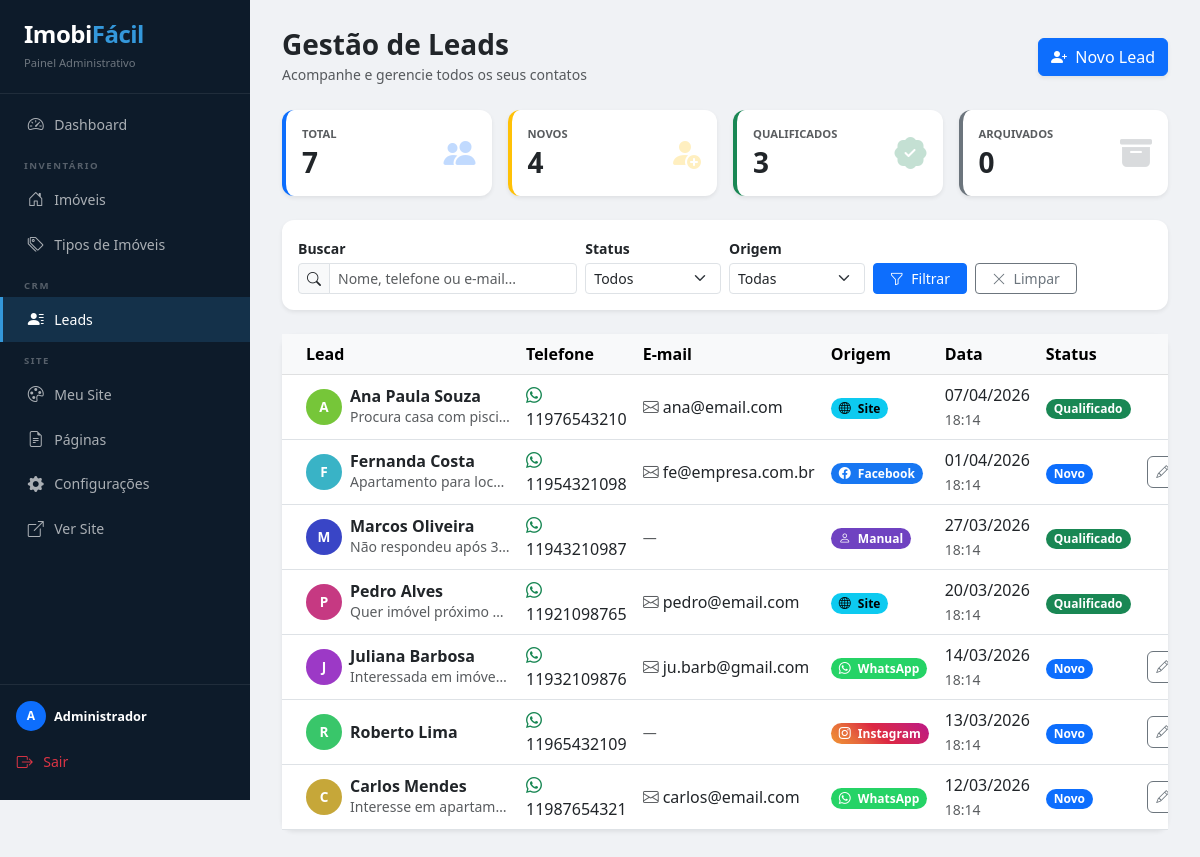
/admin/leads/ (signed in), run on the app's committed database.
### app/models.py (models this page shows, shortened)
class Usuario(db.Model, UserMixin):
    __tablename__ = 'usuarios'
    id             = db.Column(db.Integer, primary_key=True)
    imobiliaria_id = db.Column(db.Integer, db.ForeignKey('imobiliarias.id'), nullable=False)
    nome           = db.Column(db.String(100), nullable=False)
    email          = db.Column(db.String(120), unique=True, nullable=False)
    senha_hash     = db.Column(db.String(256))

class Lead(db.Model):
    __tablename__ = 'leads'
    id             = db.Column(db.Integer, primary_key=True)
    imobiliaria_id = db.Column(db.Integer, db.ForeignKey('imobiliarias.id'), nullable=False)
    nome     = db.Column(db.String(100), nullable=False)
    telefone = db.Column(db.String(20),  nullable=False)
    email    = db.Column(db.String(120))
    origem  = db.Column(db.String(30), default='Manual')
    status  = db.Column(db.String(30), default='Novo')
    mensagem = db.Column(db.Text)
    data_contato = db.Column(db.DateTime, default=datetime.utcnow)

### app/leads/routes.py (the view, shortened to what this page needs)
@leads_bp.route('/')
@login_required
def listar_leads():
    status_filtro = request.args.get('status', '')
    origem_filtro = request.args.get('origem', '')
    busca         = request.args.get('busca', '').strip()
    query = Lead.query.filter_by(imobiliaria_id=current_user.imobiliaria_id)
    if status_filtro:
        query = query.filter(Lead.status == status_filtro)
    if origem_filtro:
        query = query.filter(Lead.origem == origem_filtro)
    page       = request.args.get('page', 1, type=int)
    pagination = query.order_by(Lead.data_contato.desc()).paginate(page=page, per_page=15, error_out=False)
    leads      = pagination.items
    totais = {
        'total':       Lead.query.filter_by(imobiliaria_id=current_user.imobiliaria_id).count(),
        'novo':        Lead.query.filter_by(imobiliaria_id=current_user.imobiliaria_id, status='Novo').count(),
        'qualificado': Lead.query.filter_by(imobiliaria_id=current_user.imobiliaria_id, status='Qualificado').count(),
        'arquivado':   Lead.query.filter_by(imobiliaria_id=current_user.imobiliaria_id, status='Arquivado').count(),
    }
    return render_template(
        'admin/leads/listar_leads.html',
        leads=leads,
        pagination=pagination,
        totais=totais,
        status_filtro=status_filtro,
        origem_filtro=origem_filtro,
        busca=busca
    )

### app/templates/admin/leads/listar_leads.html (shortened to what this page needs)
{% extends 'admin/base.html' %}
{% from '_macros.html' import paginacao %}
{% block content %}
<div class="d-flex justify-content-between align-items-center mb-4">
    <div>
        <h2 class="h3 fw-bold mb-0">Gestão de Leads</h2>
        <small class="text-muted">Acompanhe e gerencie todos os seus contatos</small>
    </div>
    <a href="{{ url_for('leads.novo_lead') }}" class="btn btn-primary shadow-sm">
        <i class="bi bi-person-plus-fill me-1"></i> Novo Lead
    </a>
</div>
<div class="row g-3 mb-4">
    <div class="col-6 col-md-3">
        <div class="card card-stat p-3 shadow-sm h-100" style="border-left: 4px solid #0d6efd !important;">
            <div class="d-flex justify-content-between align-items-center">
                <div>
                    <p class="text-muted small mb-1 text-uppercase fw-bold" style="font-size:.7rem;">Total</p>
                    <h3 class="fw-bold mb-0">{{ totais.total }}</h3>
                </div>
                <i class="bi bi-people-fill fs-2 text-primary opacity-25"></i>
            </div>
        </div>
    </div>
    <div class="col-6 col-md-3">
        <div class="card card-stat p-3 shadow-sm h-100" style="border-left: 4px solid #ffc107 !important;">
            <div class="d-flex justify-content-between align-items-center">
                <div>
                    <p class="text-muted small mb-1 text-uppercase fw-bold" style="font-size:.7rem;">Novos</p>
                    <h3 class="fw-bold mb-0">{{ totais.novo }}</h3>
                </div>
                <i class="bi bi-person-fill-add fs-2 text-warning opacity-25"></i>
            </div>
        </div>
    </div>
    <div class="col-6 col-md-3">
        <div class="card card-stat p-3 shadow-sm h-100" style="border-left: 4px solid #198754 !important;">
            <div class="d-flex justify-content-between align-items-center">
                <div>
                    <p class="text-muted small mb-1 text-uppercase fw-bold" style="font-size:.7rem;">Qualificados</p>
                    <h3 class="fw-bold mb-0">{{ totais.qualificado }}</h3>
                </div>
                <i class="bi bi-patch-check-fill fs-2 text-success opacity-25"></i>
            </div>
        </div>
    </div>
    <div class="col-6 col-md-3">
        <div class="card card-stat p-3 shadow-sm h-100" style="border-left: 4px solid #6c757d !important;">
            <div class="d-flex justify-content-between align-items-center">
                <div>
                    <p class="text-muted small mb-1 text-uppercase fw-bold" style="font-size:.7rem;">Arquivados</p>
                    <h3 class="fw-bold mb-0">{{ totais.arquivado }}</h3>
                </div>
                <i class="bi bi-archive-fill fs-2 text-secondary opacity-25"></i>
            </div>
        </div>
    </div>
</div>
<div class="card shadow-sm border-0 mb-4">
    <div class="card-body p-3">
        <form method="GET" class="row g-2 align-items-end">
            <div class="col-12 col-md-4">
                <label class="form-label small fw-bold mb-1">Buscar</label>
                <div class="input-group input-group-sm">
                    <span class="input-group-text bg-light"><i class="bi bi-search"></i></span>
                    <input type="text" name="busca" class="form-control"
                           placeholder="Nome, telefone ou e-mail..."
                           value="{{ busca }}">
                </div>
            </div>
            <div class="col-6 col-md-2">
                <label class="form-label small fw-bold mb-1">Status</label>
                <select name="status" class="form-select form-select-sm">
                    <option value="">Todos</option>
                </select>
            </div>
            <div class="col-6 col-md-2">
                <label class="form-label small fw-bold mb-1">Origem</label>
                <select name="origem" class="form-select form-select-sm">
                    <option value="">Todas</option>
                </select>
            </div>
            <div class="col-12 col-md-4 d-flex gap-2">
                <button type="submit" class="btn btn-primary btn-sm px-3">
                    <i class="bi bi-funnel me-1"></i> Filtrar
                </button>
                <a href="{{ url_for('leads.listar_leads') }}" class="btn btn-outline-secondary btn-sm px-3">
                    <i class="bi bi-x-lg me-1"></i> Limpar
                </a>
            </div>
        </form>
    </div>
</div>
<div class="card shadow-sm border-0">
    <div class="card-body p-0">
        {% if leads %}
        <div class="table-responsive">
            <table class="table table-hover table-leads mb-0">
                <thead class="table-light">
                    <tr>
                        <th class="ps-4" style="width:22%;">Lead</th>
                        <th style="width:14%;">Telefone</th>
                        <th style="width:20%;">E-mail</th>
                        <th style="width:11%;">Origem</th>
                        <th style="width:12%;">Data</th>
                        <th style="width:10%;">Status</th>
                        <th class="text-end pe-4" style="width:11%;">Ações</th>
                    </tr>
                </thead>
                <tbody>
                    {% for lead in leads %}
                    <tr id="row-{{ lead.id }}">
                        <td class="ps-4">
                            <div class="d-flex align-items-center gap-2">
                                <div class="rounded-circle d-flex align-items-center justify-content-center text-white fw-bold"
                                     style="width:36px;height:36px;font-size:.85rem;
                                            background: hsl({{ (lead.id * 47) % 360 }}, 55%, 50%);">
                                    {{ lead.nome[0].upper() if lead.nome else '?' }}
                                </div>
                                <div>
                                    <div class="fw-bold lh-sm">{{ lead.nome or '—' }}</div>
                                    {% if lead.mensagem %}
                                    <small class="text-muted text-truncate d-block" style="max-width:160px;"
                                           title="{{ lead.mensagem }}">
                                        {{ lead.mensagem }}
                                    </small>
                                    {% endif %}
                                </div>
                            </div>
                        </td>
                        <td>
                            {% if lead.telefone %}
                            <a href="https://wa.me/55{{ lead.telefone | replace(' ','') | replace('-','') | replace('(','') | replace(')','') }}"
                               target="_blank" class="text-decoration-none text-dark"
                               title="Abrir no WhatsApp">
                                <i class="bi bi-whatsapp text-success me-1"></i>{{ lead.telefone }}
                            </a>
                            {% else %}—{% endif %}
                        </td>
                        <td>
                            {% if lead.email %}
                            <a href="mailto:{{ lead.email }}" class="text-decoration-none text-dark text-truncate d-block"
                               style="max-width:180px;" title="{{ lead.email }}">
                                <i class="bi bi-envelope me-1 text-muted"></i>{{ lead.email }}
                            </a>
                            {% else %}<span class="text-muted small">—</span>{% endif %}
                        </td>
                        <td>
                            <span class="badge rounded-pill badge-origem-{{ lead.origem }} px-2 py-1">
                                {% if lead.origem == 'WhatsApp' %}<i class="bi bi-whatsapp me-1"></i>
                                {% elif lead.origem == 'Facebook' %}<i class="bi bi-facebook me-1"></i>
                                {% elif lead.origem == 'Instagram' %}<i class="bi bi-instagram me-1"></i>
                                {% elif lead.origem == 'Site' %}<i class="bi bi-globe me-1"></i>
                                {% else %}<i class="bi bi-person me-1"></i>{% endif %}
                                {{ lead.origem }}
                            </span>
                        </td>
                        <td>
                            <span title="{{ lead.data_contato.strftime('%d/%m/%Y %H:%M') if lead.data_contato }}">
                                {{ lead.data_contato.strftime('%d/%m/%Y') if lead.data_contato else '—' }}
                            </span>
                            <br>
                            <small class="text-muted">
                                {{ lead.data_contato.strftime('%H:%M') if lead.data_contato else '' }}
                            </small>
                        </td>
                        <td>
                            <span class="badge rounded-pill badge-status-{{ lead.status }} px-2 py-1"
                                  id="badge-status-{{ lead.id }}">
                                {{ lead.status }}
                            </span>
                        </td>
                        <td class="text-end pe-4">
                            <div class="d-flex justify-content-end gap-1">
                                <a href="{{ url_for('leads.editar_lead', id=lead.id) }}"
                                   class="btn btn-acao btn-outline-secondary"
                                   title="Editar lead">
                                    <i class="bi bi-pencil" style="font-size:.8rem;"></i>
                                </a>
                            </div>
                        </td>
                    </tr>
                    {% endfor %}
                </tbody>
            </table>
        </div>
        {% endif %}
    </div>
</div>
{% endblock %}

### app/templates/admin/base.html (shortened to what this page needs)
<!DOCTYPE html>
<html lang="pt-br">
<head>
    <link href="https://cdn.jsdelivr.net/npm/bootstrap@5.3.0/dist/css/bootstrap.min.css" rel="stylesheet">
    <link rel="stylesheet" href="https://cdn.jsdelivr.net/npm/bootstrap-icons@1.11.0/font/bootstrap-icons.css">
</head>
<body>
<nav id="sidebar">
    <div class="brand">
        <h4>Imobi<span style="color:#3498db;">Fácil</span></h4>
        <small>Painel Administrativo</small>
    </div>
    <div class="mt-2 flex-grow-1">
        <a href="{{ url_for('admin.dashboard') }}"
           class="nav-link-side {% if request.endpoint == 'admin.dashboard' %}active{% endif %}">
            <i class="bi bi-speedometer2"></i> Dashboard
        </a>
        <div class="nav-group-label">Inventário</div>
        <a href="{{ url_for('admin.listar_imoveis') }}"
           class="nav-link-side {% if request.endpoint in ['admin.listar_imoveis','admin.novo_imovel','admin.editar_imovel'] %}active{% endif %}">
            <i class="bi bi-house-door"></i> Imóveis
        </a>
        <a href="{{ url_for('admin.listar_tipos') }}"
           class="nav-link-side {% if request.endpoint in ['admin.listar_tipos','admin.novo_tipo'] %}active{% endif %}">
            <i class="bi bi-tags"></i> Tipos de Imóveis
        </a>
        <div class="nav-group-label">CRM</div>
        <a href="{{ url_for('leads.listar_leads') }}"
           class="nav-link-side {% if 'leads.' in request.endpoint %}active{% endif %}">
            <i class="bi bi-person-lines-fill"></i> Leads
        </a>
        <div class="nav-group-label">Site</div>
        <a href="{{ url_for('admin.meusite') }}"
           class="nav-link-side {% if 'admin.meusite' in request.endpoint or request.endpoint in ['admin.salvar_tema','admin.salvar_identidade','admin.novo_banner','admin.excluir_banner'] %}active{% endif %}">
            <i class="bi bi-palette"></i> Meu Site
        </a>
        <a href="{{ url_for('admin.paginas') }}"
           class="nav-link-side ">
            <i class="bi bi-file-earmark-text"></i> Páginas
        </a>
        <a href="{{ url_for('admin.configuracoes') }}"
           class="nav-link-side {% if request.endpoint == 'admin.configuracoes' %}active{% endif %}">
            <i class="bi bi-gear-fill"></i> Configurações
        </a>
        <a href="{{ url_for('site.index') }}" target="_blank"
           class="nav-link-side">
            <i class="bi bi-box-arrow-up-right"></i> Ver Site
        </a>
    </div>
    <div class="border-top border-secondary p-3" style="border-color: rgba(255,255,255,.08) !important;">
        {% if current_user.is_authenticated %}
        <div class="d-flex align-items-center gap-2 mb-2">
            <div class="rounded-circle bg-primary d-flex align-items-center justify-content-center text-white fw-bold"
                 style="width:30px;height:30px;font-size:.75rem;flex-shrink:0;">
                {{ current_user.nome[0].upper() if current_user.nome else 'U' }}
            </div>
            <div style="overflow:hidden;">
                <div class="text-white fw-bold" style="font-size:.8rem;white-space:nowrap;overflow:hidden;text-overflow:ellipsis;">
                    {{ current_user.nome }}
                </div>
            </div>
        </div>
        {% endif %}
        <a href="{{ url_for('auth.logout') }}" class="nav-link-side text-danger ps-0" style="border:none;">
            <i class="bi bi-box-arrow-right"></i> Sair
        </a>
    </div>
</nav>
<main id="main-content">
    {% block content %}{% endblock %}
</main>
</body>
</html>

### data on the page
Usuario: nome "A", nome "Administrador"
Lead: nome "A", nome "Ana Paula Souza", mensagem "Procura casa com pisci…", telefone "11976543210", email "ana@email.com", origem "Site", data_contato "07/04/2026", data_contato "18:14", status "Qualificado"
Lead: nome "F", nome "Fernanda Costa", mensagem "Apartamento para loc…", telefone "11954321098", email "fe@empresa.com.br", origem "Facebook", data_contato "01/04/2026", data_contato "18:14", status "Novo"
Lead: nome "M", nome "Marcos Oliveira", mensagem "Não respondeu após 3…", telefone "11943210987", origem "Manual", data_contato "27/03/2026", data_contato "18:14", status "Qualificado"
Lead: nome "P", nome "Pedro Alves", mensagem "Quer imóvel próximo…", telefone "11921098765", email "pedro@email.com", origem "Site", data_contato "20/03/2026", data_contato "18:14", status "Qualificado"
Lead: nome "J", nome "Juliana Barbosa", mensagem "Interessada em imóve…", telefone "11932109876", email "ju.barb@gmail.com", origem "WhatsApp", data_contato "14/03/2026", data_contato "18:14", status "Novo"
Lead: nome "R", nome "Roberto Lima", telefone "11965432109", origem "Instagram", data_contato "13/03/2026", data_contato "18:14", status "Novo"
Lead: nome "C", nome "Carlos Mendes", mensagem "Interesse em apartam…", telefone "11987654321", email "carlos@email.com", origem "WhatsApp", data_contato "12/03/2026", data_contato "18:14", status "Novo"

### other printed values
{{ totais.total }} "7"
{{ totais.novo }} "4"
{{ totais.qualificado }} "3"
{{ totais.arquivado }} "0"
